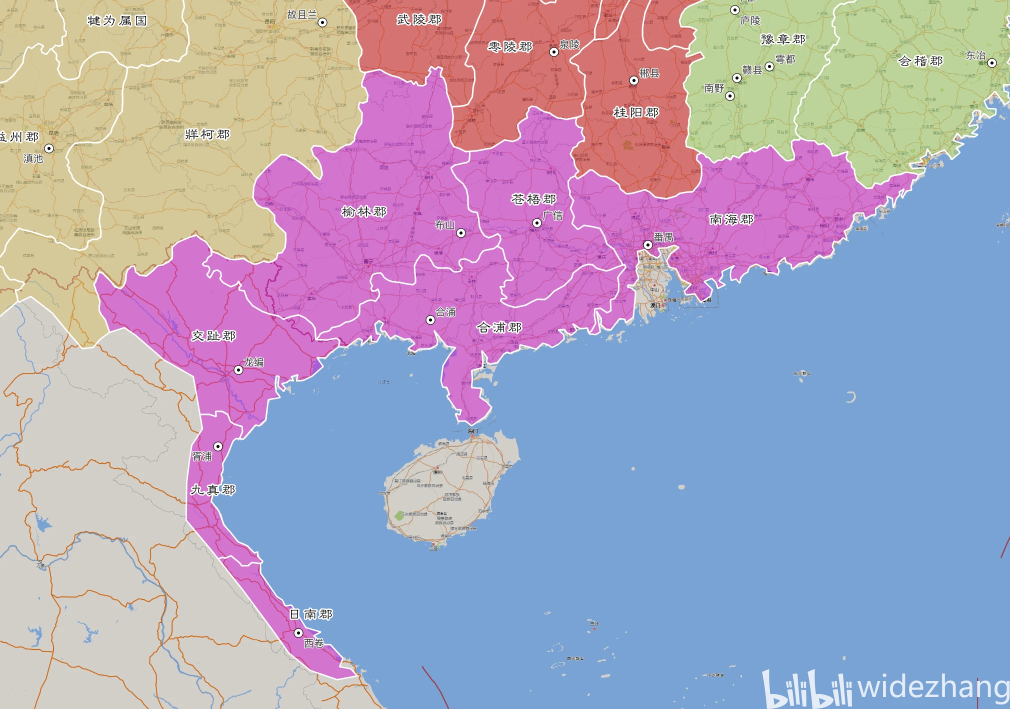
#> input picture viewer/ref_imgs/交州.png, 2020 x 1418 px, given in place of 交州.png.png, which was not available (shown at 1/2 size)
$ python -i analyze_ref_convention.py   (imports and definitions only)
#> lines starting #> are read from the running program, lines starting #| are printed output that depends on the picture; after the words box and inside, x2 and y2 are one past the last pixel; in counts of white or black regions, pixels touching at a corner belong together; pictures that were not available may be replaced by others from this repository, and a replacement may not be noted
#!/usr/bin/env python3
"""
analyze_ref_convention.py
1) 从 digitize_v2.html 提取 GCP_DB
2) 用 5 个已接入州的 pixels.gcps 计算精确仿射
3) 比较图像地理范围与 (a) 州界 bbox (b) GCP_DB 城市 bbox，推导 padding 规律
4) 测试参考图颜色分割可行性（中心采样 + LAB 阈值）
"""
import json, re, os, glob, math
from PIL import Image
import numpy as np
import cv2

HERE = os.path.dirname(os.path.abspath(__file__))
DIGITIZE = os.path.join(HERE, 'viewer', 'digitize_v2.html')
RAW_DIR = os.path.join(HERE, 'viewer', 'han_states_raw')
REF_DIR = os.path.join(HERE, 'viewer', 'ref_imgs')

# [30 lines left out: functions extract_gcp_db, affine_from_gcps, not called in this run]

def px_to_lonlat(Mlon, Mlat, px, py):
    return (Mlon[0]*px + Mlon[1]*py + Mlon[2],
            Mlat[0]*px + Mlat[1]*py + Mlat[2])

# [154 lines left out: functions bbox, haversine_km, km_per_px, analyze, test_segment, estimate_affine_from_cities, not called in this run]

def segment_state_bbox(state, tol=40):
    """返回分割后的 state 区域像素 bbox [x0,y0,x1,y1] 及 mask"""
#> called with state = 'viewer/ref_imgs/交州.png', tol = 40
    img = Image.open(os.path.join(REF_DIR, f'{state}.png')).convert('RGB')
#> img is the input picture: PIL image 2020x1418 RGB; mean R, G, B 172, 165.6, 190.4
    arr = np.array(img)
    lab = cv2.cvtColor(arr, cv2.COLOR_RGB2LAB)
#> lab: shape (1418, 2020, 3); mean of channels 0, 1, 2 178.8, 137.3, 117.5
    h, w = arr.shape[:2]
    cx, cy = w//2, h//2
    patch = lab[cy-150:cy+150, cx-150:cx+150].reshape(-1, 3)
    patch = np.float32(patch)
    criteria = (cv2.TERM_CRITERIA_EPS + cv2.TERM_CRITERIA_MAX_ITER, 10, 1.0)
    _, labels, centers = cv2.kmeans(patch, 3, None, criteria, 10, cv2.KMEANS_RANDOM_CENTERS)
#> centers = [[236.3, 131.6, 124.5], [154.6, 177.2, 97.88], [167.7, 127.2, 100.1]]
    counts = np.bincount(labels.flatten())
#> counts = [6399, 45424, 38177]
    dom = centers[np.argmax(counts)].astype(np.float32)
#> dom = [154.6, 177.2, 97.88]
    diff = np.linalg.norm(lab.astype(np.float32) - dom, axis=2)
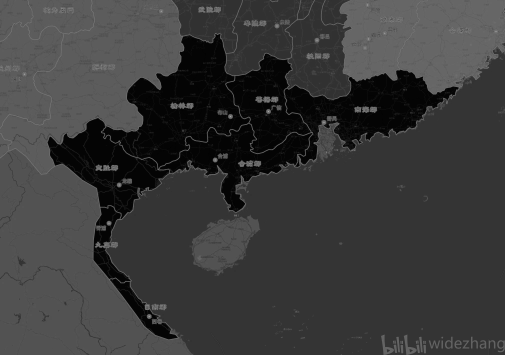
#> diff: shape (1418, 2020) float32 (shown at 1/4 size); min 0.455, max 165.1, mean 57.9
    mask = (diff < tol).astype(np.uint8) * 255
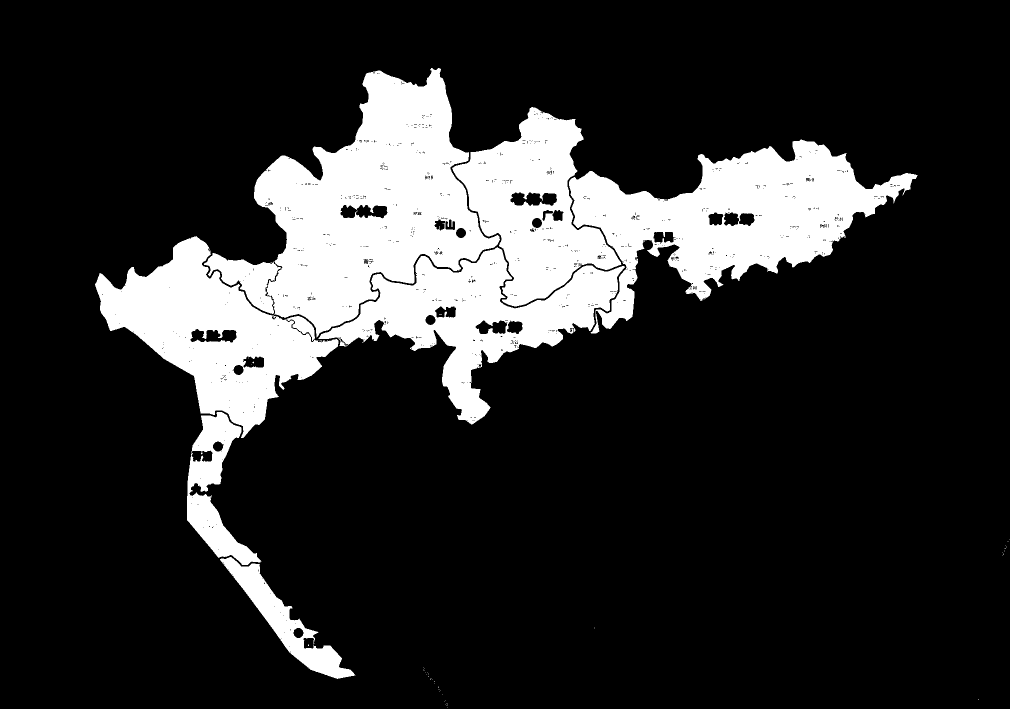
#> mask: shape (1418, 2020) (shown at 1/2 size); 17.3% white; 73 white regions (65 under 20 px), largest, box (x1, y1, x2, y2) and area: (408, 136, 1000, 675) 142875, (1138, 279, 1835, 667) 107226, (190, 472, 677, 876) 78680
    n, cc, stats, _ = cv2.connectedComponentsWithStats(mask, connectivity=8)
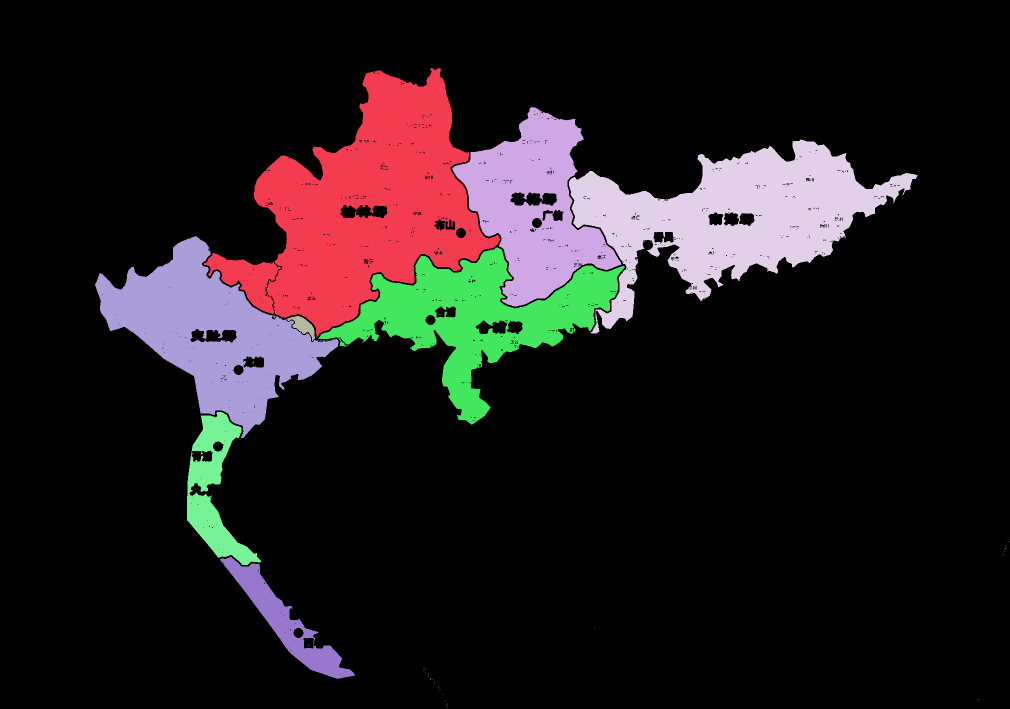
#> cc: shape (1418, 2020) int32 (shown at 1/2 size); 74 distinct labels, from 0 to 73; one colour per label, 0 black
#> n = 74; stats = 74 rows, first 6: [0, 0, 2020, 1418, 2368580], [408, 136, 592, 539, 142875], [904, 214, 339, 399, 62714], [1084, 223, 1, 1, 1], [1138, 279, 697, 388, 107226], [540, 407, 2, 1, 2]
    if n <= 1:
        return None, None
    areas = stats[1:, cv2.CC_STAT_AREA]
#> areas = 73 values, max 142875 at index 0, min 1 at index 2, mean 6791.5
    largest = np.argmax(areas) + 1
#> largest = 1
    clean = (cc == largest).astype(np.uint8) * 255
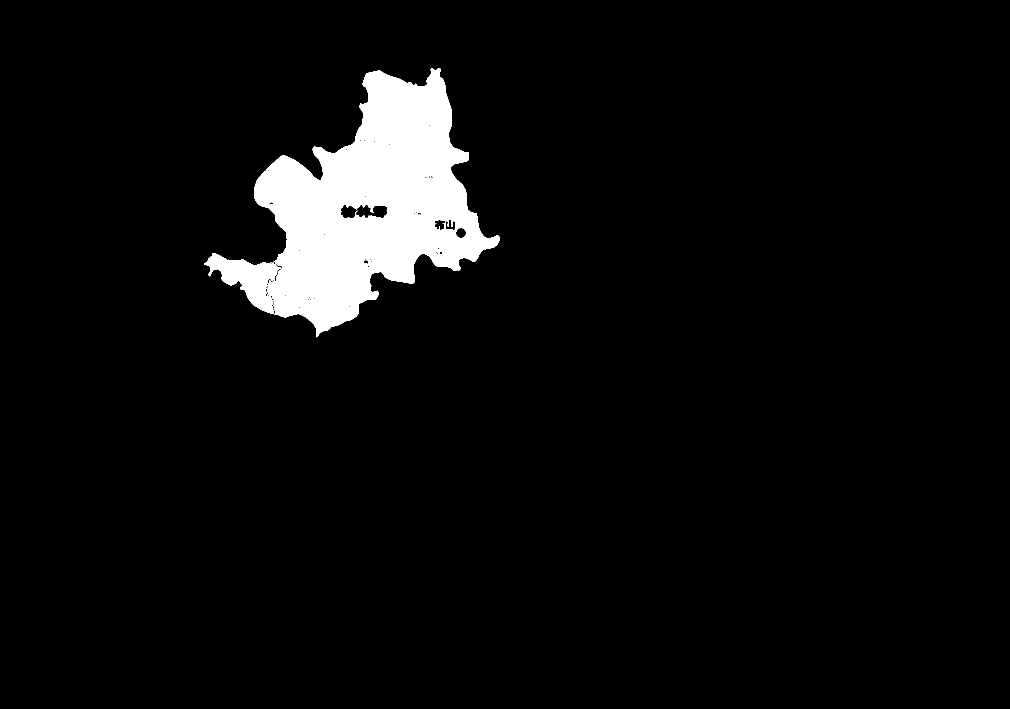
#> clean: shape (1418, 2020) (shown at 1/2 size); 5% white; 1 white region, box (x1, y1, x2, y2) and area: (408, 136, 1000, 675) 142875
    kernel = np.ones((5,5), np.uint8)
    clean = cv2.morphologyEx(clean, cv2.MORPH_CLOSE, kernel, iterations=2)
#> clean: shape (1418, 2020); 5.1% white; 1 white region, box (x1, y1, x2, y2) and area: (408, 136, 1000, 675) 145128
    ys, xs = np.where(clean)
    if len(xs)==0:
        return None, None
    return [int(xs.min()), int(ys.min()), int(xs.max()), int(ys.max())], clean

# [160 lines left out: functions estimate_affine_from_segment, estimate_affine_mean_center, test_segment_multicluster, test_affine_estimate, not called in this run]

# [9 lines not run here, left out]

>>> result = segment_state_bbox('viewer/ref_imgs/交州.png')

$ run again, on viewer/ref_imgs/全览-郡级_view.png
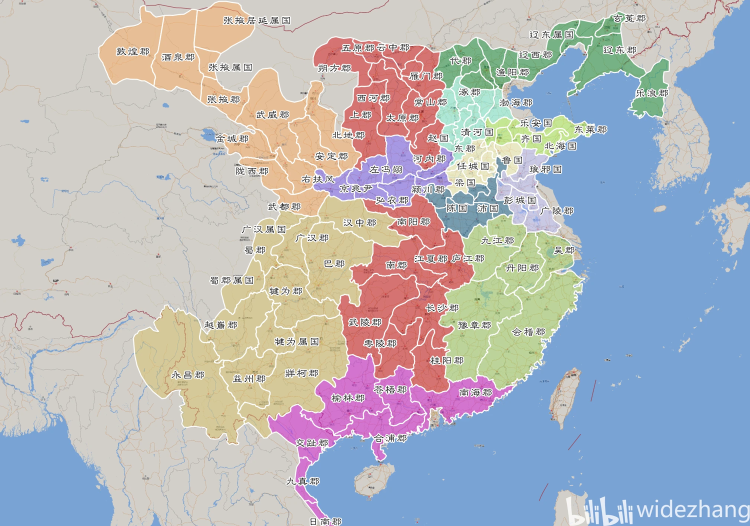
#> input picture viewer/ref_imgs/全览-郡级_view.png, 1500 x 1052 px, given in place of 全览-郡级_view.png.png, which was not available (shown at 1/2 size)
#> in segment_state_bbox, img is the input picture: PIL image 1500x1052 RGB; mean R, G, B 181.3, 184, 190.2
#> lab: shape (1052, 1500, 3); mean of channels 0, 1, 2 191.6, 130, 125.1
#> centers = [[203.5, 126.8, 152], [245.9, 128.7, 130.3], [147.9, 160.4, 140.6]]
#> counts = [35476, 10639, 43885]
#> dom = [147.9, 160.4, 140.6]
#> mask: shape (1052, 1500); 6.2% white; 4291 white regions (4226 under 20 px), largest, box (x1, y1, x2, y2) and area: (676, 548, 838, 730) 13298, (700, 472, 892, 574) 7594, (780, 563, 907, 696) 7513
#> in segment_state_bbox, `n, cc, stats, _ = cv2.connectedComponentsWithStats(mask, connectivity=8)`:
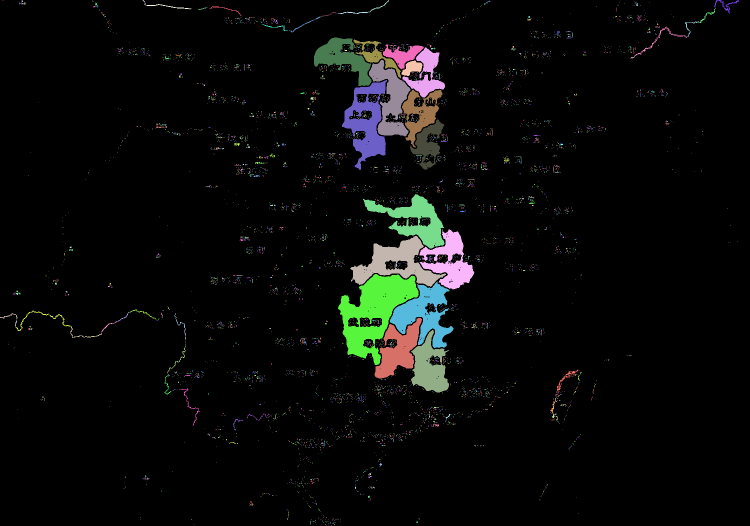
#> cc: shape (1052, 1500) int32 (shown at 1/2 size); 4292 distinct labels, from 0 to 4291; one colour per label, 0 black
#> n = 4292
#> areas = 4291 values, max 13298 at index 2573, min 1 at index 7, mean 22.79
#> largest = 2574
#> in segment_state_bbox, `clean = (cc == largest).astype(np.uint8) * 255`:
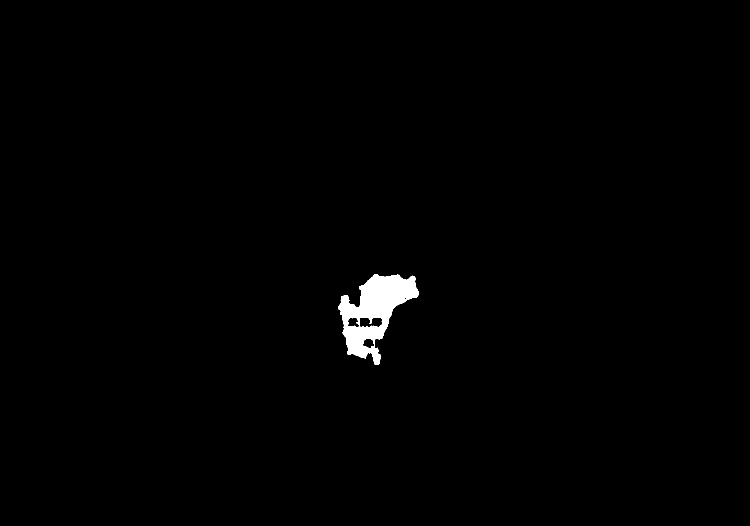
#> clean: shape (1052, 1500) (shown at 1/2 size); 0.84% white; 1 white region, box (x1, y1, x2, y2) and area: (676, 548, 838, 730) 13298
#> ys = 13649 values from 548 to 729; xs = 13649 values, max 837 at index 3805, min 676 at index 6754, mean 748.4

$ run again, on viewer/ref_imgs/冀州.png
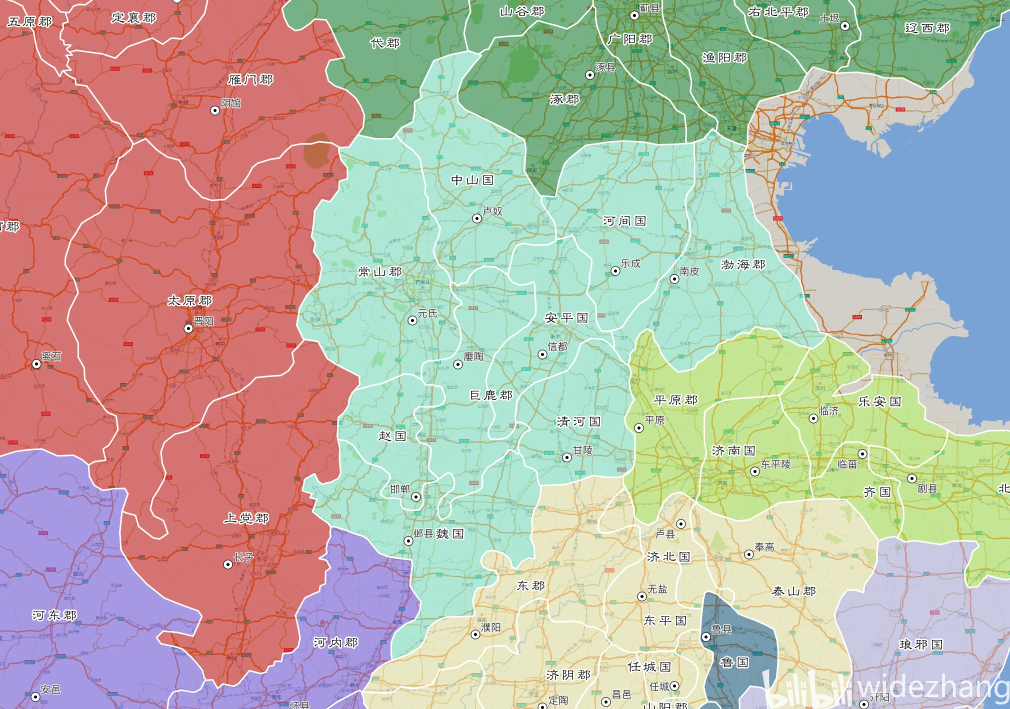
#> input picture viewer/ref_imgs/冀州.png, 2020 x 1418 px, given in place of 冀州.png.png, which was not available (shown at 1/2 size)
#> in segment_state_bbox, img is the input picture: PIL image 2020x1418 RGB; mean R, G, B 183.7, 178.3, 166.9
#> lab: shape (1418, 2020, 3); mean of channels 0, 1, 2 187.9, 130, 136.2
#> centers = [[191.8, 108.9, 140.2], [56.35, 127, 128.2], [224.9, 108.1, 131]]
#> counts = [13363, 1481, 75156]
#> dom = [224.9, 108.1, 131]
#> mask: shape (1418, 2020); 45.2% white; 1083 white regions (767 under 20 px), largest, box (x1, y1, x2, y2) and area: (0, 0, 2020, 1418) 1172200, (1707, 1270, 2020, 1418) 22395, (1763, 1151, 1945, 1330) 19285
#> in segment_state_bbox, `n, cc, stats, _ = cv2.connectedComponentsWithStats(mask, connectivity=8)`:
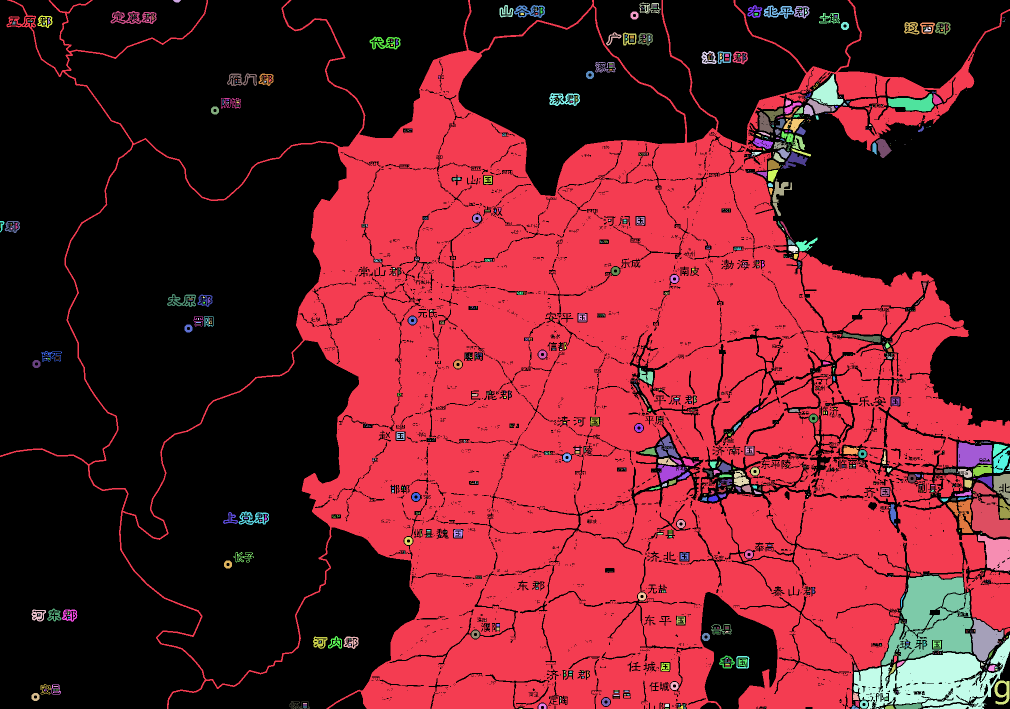
#> cc: shape (1418, 2020) int32 (shown at 1/2 size); 1084 distinct labels, from 0 to 1083; one colour per label, 0 black
#> n = 1084; stats = 1084 rows, first 6: [0, 0, 2020, 1418, 1570910], [0, 0, 2020, 1418, 1172200], [346, 0, 16, 5, 59], [1279, 5, 42, 22, 335], [1306, 9, 8, 2, 16], [999, 10, 28, 25, 359]
#> areas = 1083 values, max 1172200 at index 0, min 1 at index 40, mean 1194.3
#> largest = 1
#> in segment_state_bbox, `clean = cv2.morphologyEx(clean, cv2.MORPH_CLOSE, kernel, iterations=2)`:
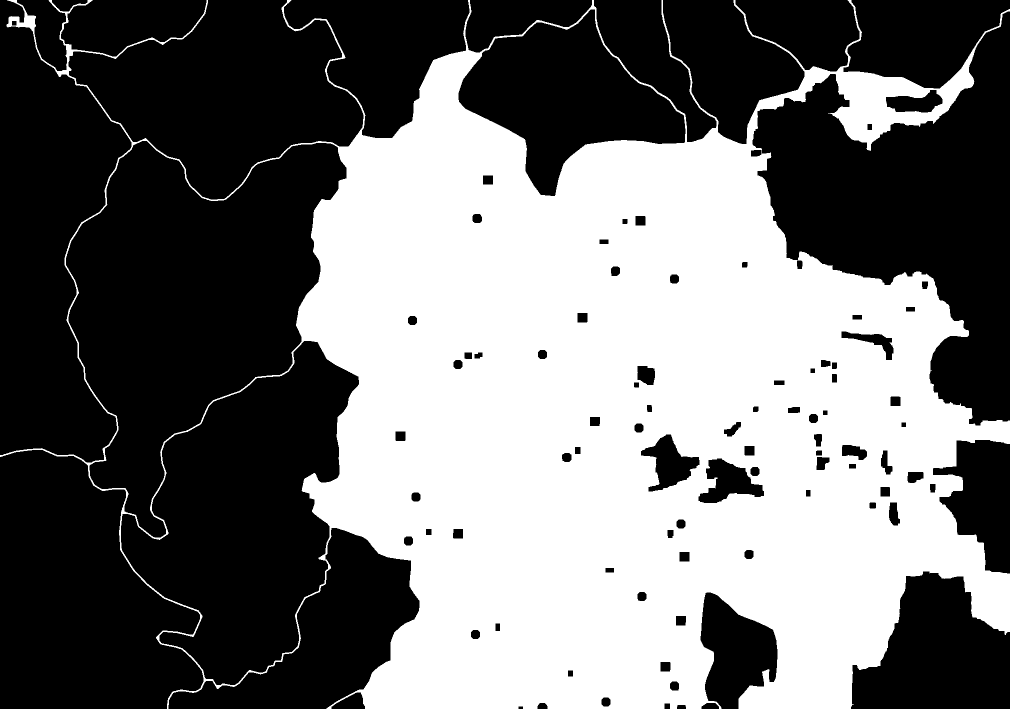
#> clean: shape (1418, 2020) (shown at 1/2 size); 44.2% white; 1 white region, box (x1, y1, x2, y2) and area: (0, 0, 2020, 1418) 1265445
